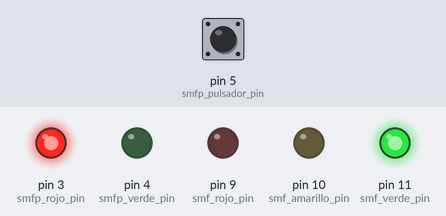
The sketch below on a simulated Arduino Uno, built with avr-gcc and run on an emulated ATmega328P. On the bench: output pins drawn as LEDs (lit = HIGH). Inputs (shaded band) come from the test bench; at power-on: pin 5 (smfp_pulsador_pin) HIGH.

Above: at 0.9 s.
1.0 s: pin 5 (smfp_pulsador_pin) pulled LOW for 0.15 s
At 1.8 s:
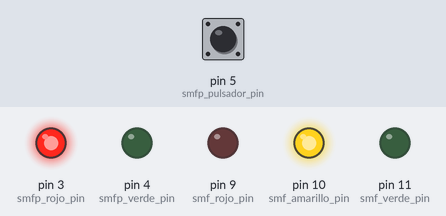
At 3.5 s:
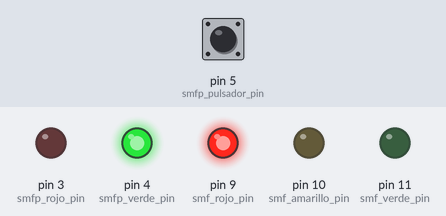
Timing chart, 0 to 10.1 s (numbered marks = the images above; inputs shaded):
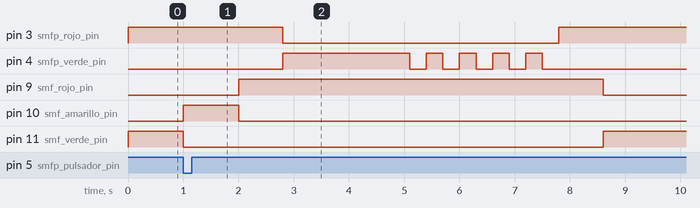

The sketch:

semaforo_peatones_v1.ino
```cpp
// Autor: matematicasdeinstituto
// Web  : https://github.com/matematicasdeinstituto/arduino

#include "semaforo_peaton.h"
#include "semaforo_coche.h"

// Conexiones
constexpr int smfp_rojo_pin     = 3;
constexpr int smfp_verde_pin    = 4;
constexpr int smfp_pulsador_pin = 5;

constexpr int smf_rojo_pin      = 9;
constexpr int smf_amarillo_pin  = 10;
constexpr int smf_verde_pin     = 11;


int main()
{
    init();

    Semaforo_peaton smf_peaton{smfp_rojo_pin, smfp_verde_pin,
                                                smfp_pulsador_pin};
    Semaforo_coche smf_coche{smf_rojo_pin, smf_amarillo_pin, smf_verde_pin};

    // Estado inicial de los semáforos
    smf_peaton.cerrado();
    smf_coche.abierto();

    while (true){
        while (smf_peaton.no_hay_peaton())
        {
            delay(100); // delay para que no esté el micro continuamente mirando
                        // si alguien hay algún peaton
        }

        smf_coche.cierra();
        delay(800);
        smf_peaton.abre();
        delay(2000);    // tiempo para que pase el peaton
        smf_peaton.cierra();
        delay(800);
        smf_coche.abre();
    }
}
```

led.h
```cpp
#pragma once

#ifndef __LED_H__
#define __LED_H__

class LED{
public:
    LED(int pin0);  // le pasamos el pin al que conectamos el LED

    void on() const; // enciende el LED (en lugar de on()
		     // puedes llamarlo enciende())
    void off() const; // apaga el LED

private:
    const int pin;  // pin al que conectamos el LED
};


// Hacemos que el led parpadee n veces. Encendemos/apagamos el led t_ms
// Observar el & justo después de LED: estamos haciendo un paso por
// referencia, y no por valor
void parpadea(LED& led, int n, int t_ms);

#endif
```

led.ino
```cpp
#include "led.h"

// Anotamos el pin al que está conectado el LED para no tener que volver
// a pasarlo como parámetro a las funciones, y definimos el pin como de
// salida.
LED::LED(int pin0)
    : pin{pin0} // al definir `const int pin` es obligatorio inicializarlo
                // de esta forma
{

    pinMode(pin, OUTPUT);
}


void LED::on() const
{
    digitalWrite(pin, HIGH);
}

void LED::off() const
{
    digitalWrite(pin, LOW);
}


/***************************************************************************
 *                          FUNCIONES AUXILIARES
 ***************************************************************************/
void parpadea(LED& led, int n, int t_ms)
{
    for (int i = 0; i < n; ++i){
        led.on();
        delay(t_ms);
        led.off();
        delay(t_ms);
    }
}
```

pulsador_v2.h
```cpp
#pragma once

#ifndef __PULSADOR_V2_H__
#define __PULSADOR_V2_H__

// En muchas ocasiones vamos a necesitar crear un conjunto de estados. La
// forma más básica de hacerlo sería:
// constexpr int pulsador_recien_pulsado   = 0;
// constexpr int pulsador_recien_soltado   = 1;
// constexpr int pulsador_sigue_pulsado	   = 2;
// constexpr int pulsador_sigue_soltado    = 3;
// Uno de los problemas con hacer esto es que es muy propenso a error (te
// puedes confundir al numerarlos, o más adelante añades otro estado y asignas
// mal el número, ...).
//
// Para evitar esos errores C++ suministra las enumeraciones `enum class`: lo
// que hacen es asignar automáticamente números evitando posibles errores.
// El código comentado arriba es similar al siguiente:
enum class Pulsador_estado{
    recien_pulsado,	// se ha presionado desde la última vez que se miró
    recien_soltado,	// se ha soltado    desde la última vez que se miró
    sigue_pulsado,
    sigue_soltado
};


class Pulsador{
public:
    Pulsador(int pin_pulsador);

// Estados
    // Devuelve el estado en el que se encuentra el pulsador desde la última
    // vez que se miró.
    // Observar que esta función no es `const` ya que va a modificar el
    // estado.
    Pulsador_estado estado();

    bool recien_pulsado();
    bool sigue_pulsado();
    bool recien_soltado();
    bool sigue_soltado();

// Mirando cómo esta el pulsador justo en este momento
    // Devuelve true si está presionado el pulsador. false en caso contrario.
    bool presionado() const;

    // Devuelve true si el pulsador no está presionado.
    bool no_presionado() const;

private:
    const int pin;
    bool presionado_;
};

inline Pulsador::Pulsador(int pin_pulsador)
		    : pin{pin_pulsador}
{
    pinMode(pin, INPUT_PULLUP);

// Anotamos el estado del pin (<-- este comentario sobra, lo pongo para
// explicar. Intenta comentar lo mínimo posible, el código tiene que poder
// leerse).
    if (digitalRead(pin) == LOW)
	presionado_ = true;

    else
	presionado_ = false;

// Esto se puede escribir de forma críptica:
//  presionado_ = (digitalRead(pin) == LOW); <--- ESTILO PÉSIMO DE
//  PROGRAMACIÓN: recuerda, programar es muy sencillo, mantener muy dificil.
//  Si tienes que modificar tu programa dentro de 1 año ¿entenderás lo que
//  está escrito?

}


// Observar que aquí uso un estilo diferente para escribir las funciones
// `inline`.
inline bool Pulsador::presionado() const
{ return (digitalRead(pin) == LOW); }

inline bool Pulsador::no_presionado() const
{ return !presionado(); }

inline bool Pulsador::recien_pulsado()
{ return (estado() == Pulsador_estado::recien_pulsado); }

inline bool Pulsador::sigue_pulsado()
{ return (estado() == Pulsador_estado::sigue_pulsado); }

inline bool Pulsador::recien_soltado()
{ return (estado() == Pulsador_estado::recien_soltado); }

inline bool Pulsador::sigue_soltado()
{ return (estado() == Pulsador_estado::sigue_soltado); }


#endif
```

pulsador_v2.ino
```cpp
#include "pulsador_v2.h"

Pulsador_estado Pulsador::estado()
{
    if (presionado_){
	if (digitalRead(pin) == LOW){
	    // presionado_ = true; <-- esto sobra, ¿por qué?
	    return Pulsador_estado::sigue_pulsado;
	}

	else{
	    presionado_ = false;
	    return Pulsador_estado::recien_soltado;
	}
    }

    else { // este else se puede comentar. Aquí llega solo si presionado_ == false
	if (digitalRead(pin) == LOW){
	    presionado_ = true;
	    return Pulsador_estado::recien_pulsado;
	}

	else{
	    // presionado_ = false; <-- ¿por qué comento este?
	    return Pulsador_estado::sigue_soltado;
	}

    }
}
```

semaforo_coche.h
```cpp
#pragma once

#ifndef __SEMAFORO_COCHE_H__
#define __SEMAFORO_COCHE_H__

#include "led.h"


class Semaforo_coche{
public:
    // Define los pines del semáforo
    Semaforo_coche (int pin_rojo, int pin_amarillo, int pin_verde);

// Estado inicial: abierto = en verde
    void abierto();

// Operaciones
    // Abre el semáforo para los coches (pasa de rojo a verde)
    void abre();

    // Cierra el semáforo para los coches (pasa de verde a rojo)
    void cierra();

private:
    LED rojo;
    LED amarillo;
    LED verde;
};


#endif
```

semaforo_coche.ino
```cpp
#include "semaforo_coche.h"

Semaforo_coche::Semaforo_coche(int pin_rojo, int pin_amarillo, int pin_verde)
    : rojo{pin_rojo},
      amarillo{pin_amarillo},
      verde{pin_verde}
{ }


void Semaforo_coche::abierto()
{
    verde.on();
    amarillo.off();
    rojo.off();
}

void Semaforo_coche::abre()
{
    verde.on();
//    amarillo.off(); <-- es de esperar que esté apagado
    rojo.off();
}


void Semaforo_coche::cierra()
{
    verde.off();
    amarillo.on();
    delay(1000);
    amarillo.off();
    rojo.on();
}
```

semaforo_peaton.h
```cpp
#pragma once

#ifndef __SEMAFORO_PEATON_H__
#define __SEMAFORO_PEATON_H__


#include "led.h"
#include "pulsador_v2.h"


class Semaforo_peaton{
public:
    // Define los pines del semáforo
    Semaforo_peaton (int pin_rojo, int pin_verde, int pin_pulsador);

// Estado inicial: abierto = en rojo
    void cerrado();

// Operaciones
    // Abre el semáforo para los coches (pasa de rojo a verde)
    void abre();

    // Cierra el semáforo para los coches (pasa de verde a rojo)
    void cierra();

// Consulta
    // Mira si el peatón ha pulsado el pulsador. Si lo ha pulsado devuelve
    // true. En caso contrario false.
    bool no_hay_peaton();

private:
    LED rojo;
    LED verde;
    Pulsador pulsador;
};


#endif
```

semaforo_peaton.ino
```cpp
#include "semaforo_peaton.h"

Semaforo_peaton::Semaforo_peaton(int pin_rojo, int pin_verde, int pin_pulsador)
        : rojo{pin_rojo}, verde{pin_verde}, pulsador{pin_pulsador}
{}


void Semaforo_peaton::cerrado()
{
    verde.off();
    rojo.on();
}


void Semaforo_peaton::abre()
{
    verde.on();
    rojo.off();
}


// En lugar de pasar de verde a rojo directamente
// hacemos que el verde parpadee un rato
void Semaforo_peaton::cierra()
{
    parpadea(verde, 5, 300);
    verde.off();
    rojo.on();
}


bool Semaforo_peaton::no_hay_peaton()
{
    return !pulsador.recien_pulsado();
}
```

Measured:
- after the input at 1.0 s, pin 3 (smfp_rojo_pin): HIGH → LOW after 1.8 s, → HIGH 5.0 s later; pin 4 (smfp_verde_pin): LOW → HIGH after 1.8 s, then repeats every 0.60 s: LOW 0.30 s, HIGH 0.30 s, until it stays LOW from 7.5 s
